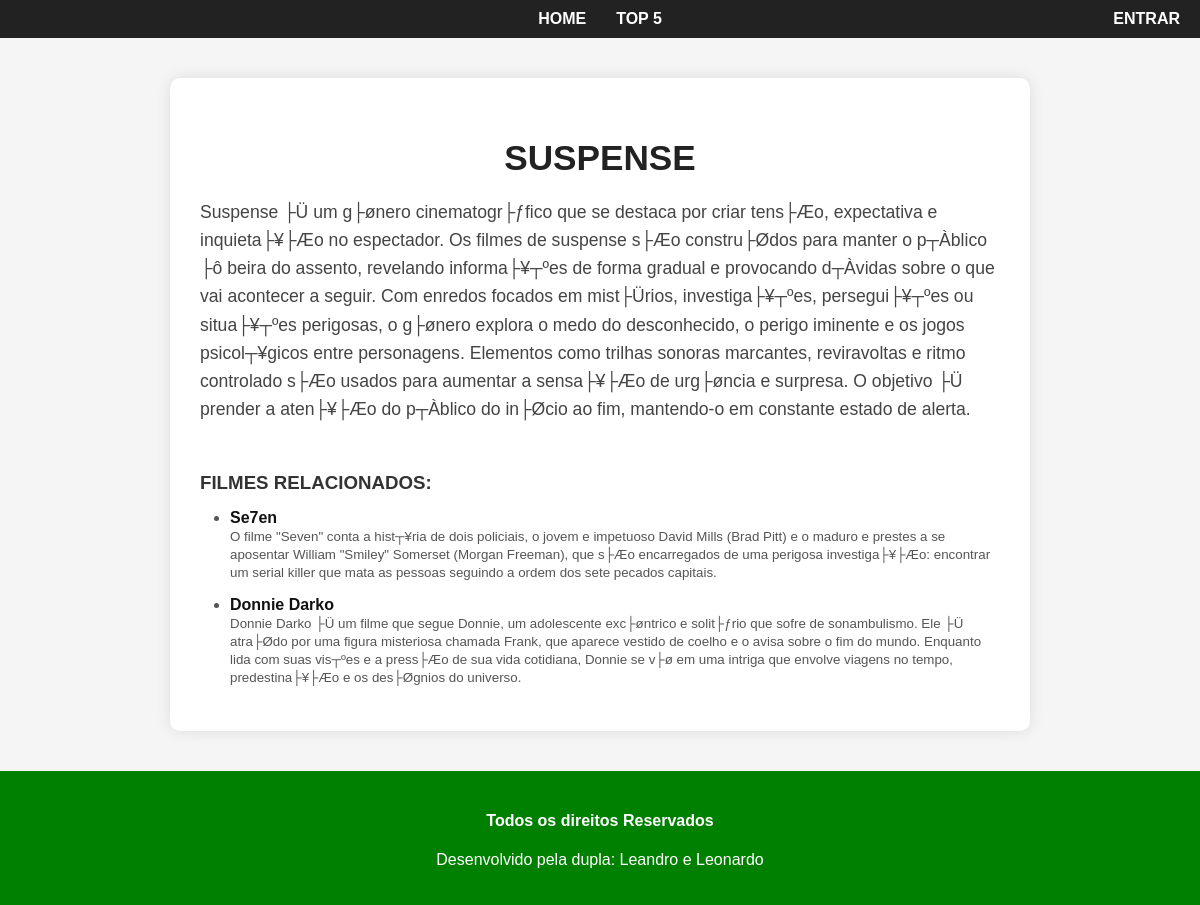
/genero/Suspense, run on an earlier commit of the app's database.
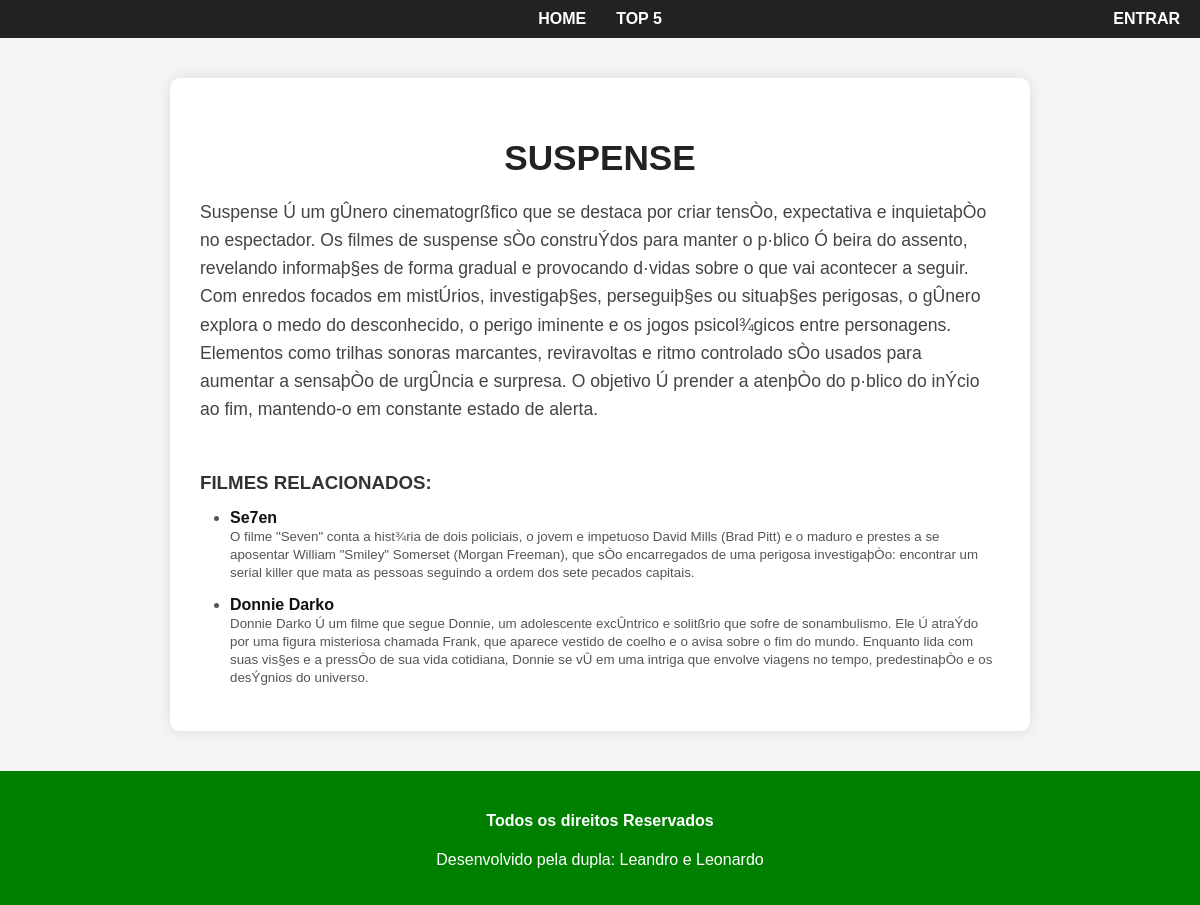
And on a later commit of the database.
### main/models.py (models this page shows, shortened)
class Genero(models.Model):
    nome = models.CharField(max_length=100)
    descricao = models.TextField()

class Filme(models.Model):
    titulo = models.CharField(max_length=100)
    capa = models.ImageField(upload_to='capa_filmes')
    sinopse = models.TextField()
    direcao = models.ManyToManyField(Pessoa, blank=True, related_name='direcao')
    elenco = models.ManyToManyField(Pessoa, blank=True, related_name='elenco')
    genero = models.ManyToManyField(Genero)

### main/views.py (the view)
# urls.py: path('genero/<str:nome>', views.genero, name='genero'),
def genero(request, nome):
    genero = get_object_or_404(Genero, nome=unquote(nome))
    return render(request, 'main/genero.html', {'genero': genero})

### main/templates/main/genero.html (shortened to what this page needs)
{% extends 'main/base.html' %}
{% block content %}
<div class="genero-container">
    <div class="genero-card">
        <div class="genero-info">
            <h1>{{ genero.nome }}</h1>
            <p>{{ genero.descricao }}</p>
            <h3>Filmes relacionados:</h3>
            <ul class="filmes-lista">
                {% for filme in genero.filme_set.all %}
                <li>
                    <strong>{{ filme.titulo }}</strong><br>
                    <small>{{ filme.sinopse }}</small>
                </li>
                {% empty %}
                <li>Nenhum filme cadastrado para este gênero.</li>
                {% endfor %}
            </ul>
        </div>
    </div>
</div>
{% endblock %}

### main/templates/main/base.html (shortened to what this page needs)
<!DOCTYPE html>
<html lang="en">
<head>
    {% load static %}
    <link rel="stylesheet" href="{% static 'main/css/style.css' %}?v=56">
</head>
<body>
    <nav>
        <div class="nav-center">
            <a href="{% url 'main:home' %}">Home</a>
            <a href="{% url 'main:top5' %}">Top 5</a>
        </div>
        <div class="nav-right">
            {% if user.is_authenticated %}
                <a href="{% url 'main:perfil' %}">Meu Perfil</a>
                <form id="logout-form" action="{% url 'user:logout' %}" method="post">
                    {% csrf_token %}
                </form>
                <a href="#" onclick="event.preventDefault(); document.getElementById('logout-form').submit();">
                    Sair
                </a>
            {% else %}
                <a href="{% url 'user:login' %}">Entrar</a>
            {% endif %}
        </div>
    </nav>
    {% block content %}
    {% endblock %}
    <footer>
        <h4>Todos os direitos Reservados</h4>
            <p>Desenvolvido pela dupla: Leandro e Leonardo</p>
    </footer>
</body>
</html>

### main/static/main/css/style.css (style rules this page uses)
body { font-family: Arial, sans-serif; margin: 0; padding: 0; background-color: #f5f5f5; }
nav { background-color: #222; display: flex; justify-content: center; align-items: center; padding: 10px 20px; position: relative; }
.nav-center { display: flex; gap: 30px; }
.nav-right { position: absolute; right: 20px; display: flex; gap: 15px; }
.nav-center a, .nav-right a { color: white; text-decoration: none; text-transform: uppercase; font-weight: bold; }
h1 { text-align: center; margin: 30px 0; text-transform: uppercase; color: #333; }
footer { background-color: green; color: white; text-align: center; padding: 20px; }
.genero-container { display: flex; justify-content: center; padding: 40px 20px; background-color: #f5f5f5; min-height: 70vh; }
.genero-card { display: flex; flex-direction: column; align-items: center; background-color: white; border-radius: 10px; box-shadow: 0 0 15px rgba(0,0,0,0.1); max-width: 800px; padding: 30px; text-align: center; }
.genero-info h1 { margin-bottom: 20px; color: #222; text-transform: uppercase; font-size: 2.2rem; }
.genero-info p { font-size: 1.1rem; color: #444; line-height: 1.6; max-width: 600px; margin: 0 auto 30px auto; }
.genero-info h3 { color: #333; margin-bottom: 15px; text-transform: uppercase; }
.filmes-lista { list-style-type: disc; padding-left: 20px; text-align: left; max-width: 600px; margin: 0 auto; }
.filmes-lista li { margin-bottom: 15px; font-size: 1rem; color: #555; }
.filmes-lista li strong { color: #111; font-weight: bold; }
@media (min-width: 768px) { .genero-card { flex-direction: row; text-align: left; gap: 40px; } }
@media (min-width: 768px) { .genero-info { flex: 1; display: flex; flex-direction: column; justify-content: center; } }
@media (min-width: 768px) { .genero-info p { max-width: 100%; margin: 0 0 30px 0; } }
@media (min-width: 768px) { .filmes-lista { max-width: 100%; padding-left: 30px; } }

What changed in the data, as far as the page shows it:
changed Genero "SUSPENSE": descricao "Suspense ├Ü um g├ønero cinematogr├ƒfico que se destaca por criar tens├Æo, expectativa e inquieta├¥├Æo no espectador. Os filmes de suspense s├Æo constru├Ødos para manter o p┬Àblico ├ô beira do assento, revelando informa├¥┬ºes de forma gradual e provocando d┬Àvidas sobre o que vai acontecer a seguir. Com enredos focados em mist├Ürios, investiga├¥┬ºes, persegui├¥┬ºes ou situa├¥┬ºes perigosas, o g├ønero explora o medo do desconhecido, o perigo iminente e os jogos psicol┬¥gicos entre personagens. Elementos como trilhas sonoras marcantes, reviravoltas e ritmo controlado s├Æo usados para aumentar a sensa├¥├Æo de urg├øncia e surpresa. O objetivo ├Ü prender a aten├¥├Æo do p┬Àblico do in├Øcio ao fim,…" → "Suspense Ú um gÛnero cinematogrßfico que se destaca por criar tensÒo, expectativa e inquietaþÒo no espectador. Os filmes de suspense sÒo construÝdos para manter o p·blico Ó beira do assento, revelando informaþ§es de forma gradual e provocando d·vidas sobre o que vai acontecer a seguir. Com enredos focados em mistÚrios, investigaþ§es, perseguiþ§es ou situaþ§es perigosas, o gÛnero explora o medo do desconhecido, o perigo iminente e os jogos psicol¾gicos entre personagens. Elementos como trilhas sonoras marcantes, reviravoltas e ritmo controlado sÒo usados para aumentar a sensaþÒo de urgÛncia e surpresa. O objetivo Ú prender a atenþÒo do p·blico do inÝcio ao fim, mantendo-o em…"
changed Filme "Se7en": sinopse "…filme \"Seven\" conta a hist┬¥ria de dois policiais, o jovem e impetuoso David Mills (Brad Pitt) e o maduro e prestes a se aposentar William \"Smiley\" Somerset (Morgan Freeman), que s├Æo encarregados de uma perigosa investiga├¥├Æo: encontrar um serial killer…" → "…filme \"Seven\" conta a hist¾ria de dois policiais, o jovem e impetuoso David Mills (Brad Pitt) e o maduro e prestes a se aposentar William \"Smiley\" Somerset (Morgan Freeman), que sÒo encarregados de uma perigosa investigaþÒo: encontrar um serial killer…"
changed Filme "Donnie Darko": sinopse "Donnie Darko ├Ü um filme que segue Donnie, um adolescente exc├øntrico e solit├ƒrio que sofre de sonambulismo. Ele ├Ü atra├Ødo por uma figura misteriosa chamada Frank, que aparece vestido de coelho e o avisa sobre o fim do mundo. Enquanto lida com suas vis┬ºes e a press├Æo de sua vida cotidiana, Donnie se v├ø em uma intriga que envolve viagens no tempo, predestina├¥├Æo e os des├Øgnios do universo." → "Donnie Darko Ú um filme que segue Donnie, um adolescente excÛntrico e solitßrio que sofre de sonambulismo. Ele Ú atraÝdo por uma figura misteriosa chamada Frank, que aparece vestido de coelho e o avisa sobre o fim do mundo. Enquanto lida com suas vis§es e a pressÒo de sua vida cotidiana, Donnie se vÛ em uma intriga que envolve viagens no tempo, predestinaþÒo e os desÝgnios do universo."
